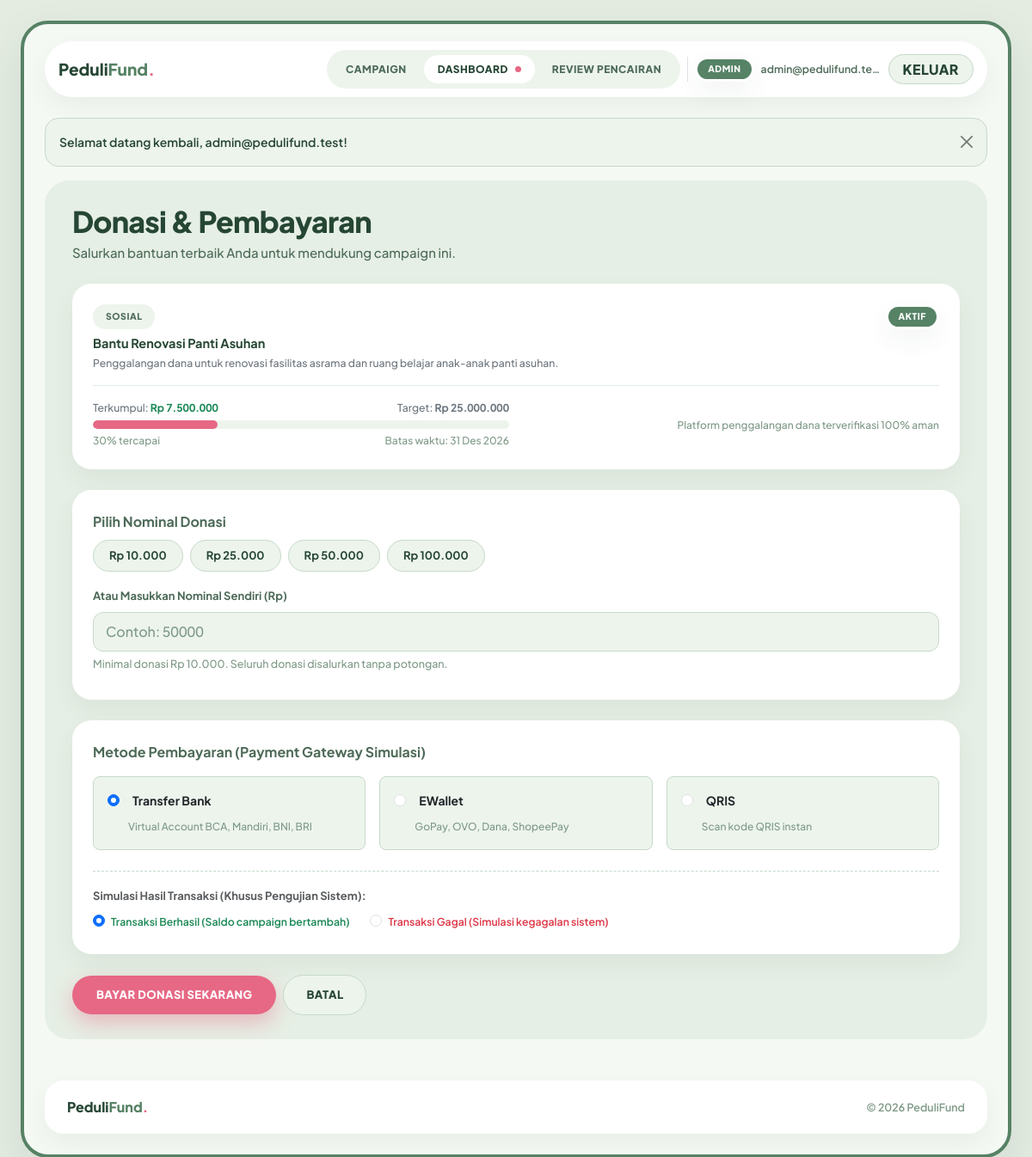
The app's page /donasi.php?id=1 (signed in) with its own data.
### tables this page shows
CREATE TABLE IF NOT EXISTS campaign (
    id_campaign INT AUTO_INCREMENT PRIMARY KEY,
    id_fundraiser INT NOT NULL,
    judul VARCHAR(255) NOT NULL,
    jenis VARCHAR(100) NOT NULL,
    target_dana DECIMAL(15,2) NOT NULL,
    dana_terkumpul DECIMAL(15,2) DEFAULT 0.00,
    deadline DATE NOT NULL,
    dokumen_campaign VARCHAR(255) NOT NULL,
    status_campaign ENUM('Pending', 'Aktif', 'Ditolak', 'Selesai') DEFAULT 'Pending',
    deskripsi TEXT NOT NULL,
    gambar_campaign VARCHAR(255) NULL,
    CONSTRAINT fk_campaign_pengguna
        FOREIGN KEY (id_fundraiser) REFERENCES pengguna (id_user)
        ON DELETE CASCADE ON UPDATE CASCADE
);

### app/controllers/DonationController.php (called while the page is built, shortened)
<?php
class DonationController
{
    private CampaignEntity $campaignEntity;
    public function __construct(DonasiEntity $donasiEntity, CampaignEntity $campaignEntity)
    {
        $this->campaignEntity = $campaignEntity;
    }
    public function tampilkanFormDonasi(): void
    {
        $idCampaign = (int) ($_GET['id'] ?? $_GET['id_campaign'] ?? 0);
        $campaign = $this->campaignEntity->ambilCampaignAktifById($idCampaign);
        $old = $_SESSION['old'] ?? [];
        $daftarMetode = DonasiEntity::DAFTAR_METODE;
        $nominalCepat = [10000, 25000, 50000, 100000];
        require __DIR__ . '/../../views/form_donasi.php';
    }
}

### donasi.php (called while the page is built, shortened)
<?php
require_once 'app/bootstrap.php';
$controller = new DonationController(new DonasiEntity($pdo), new CampaignEntity($pdo));
$controller->tampilkanFormDonasi();

### app/models/CampaignEntity.php (called while the page is built, shortened)
<?php
class CampaignEntity
{
    private PDO $pdo;
    public function __construct(PDO $pdo)
    {
        $this->pdo = $pdo;
    }
    public function ambilCampaignAktifById(int $idCampaign): ?array
    {
        $pernyataan = $this->pdo->prepare(
            "SELECT * FROM campaign WHERE id_campaign = :id_campaign AND status_campaign = 'Aktif'"
        );
        $pernyataan->execute([':id_campaign' => $idCampaign]);
        $campaign = $pernyataan->fetch();
        return $campaign !== false ? $campaign : null;
    }
}

### app/helpers/fungsi.php (called while the page is built, shortened)
<?php
function e($teks): string
{
    return htmlspecialchars((string) $teks, ENT_QUOTES, 'UTF-8');
}
function formatRupiah($angka): string
{
    return 'Rp ' . number_format((float) $angka, 0, ',', '.');
}
function formatTanggal($tanggal): string
{
    $waktu = strtotime((string) $tanggal);
    $daftarBulan = [
        1 => 'Jan', 2 => 'Feb', 3 => 'Mar', 4 => 'Apr',
        5 => 'Mei', 6 => 'Jun', 7 => 'Jul', 8 => 'Agu',
        9 => 'Sep', 10 => 'Okt', 11 => 'Nov', 12 => 'Des'
    ];
    $hari = date('j', $waktu);
    $bulan = $daftarBulan[(int) date('n', $waktu)] ?? date('M', $waktu);
    $tahun = date('Y', $waktu);
    return $hari . ' ' . $bulan . ' ' . $tahun;
}
function hitungPersen($terkumpul, $target): int
{
    $target = (float) $target;
    $persen = (int) round(((float) $terkumpul / $target) * 100);
    return (int) min(100, max(0, $persen));
}
function kelasBadgeStatus($status): string
{
    $kelas = [
        'Pending'       => 'pf-badge--pending',
        'Menunggu'      => 'pf-badge--pending',
        'Aktif'         => 'pf-badge--aktif',
        'Disetujui'     => 'pf-badge--aktif',
        'Dicairkan'     => 'pf-badge--aktif',
        'Valid'         => 'pf-badge--aktif',
        'Ditolak'       => 'pf-badge--ditolak',
        'Dibekukan'     => 'pf-badge--ditolak',
        'Selesai'       => 'pf-badge--selesai',
        'Terverifikasi' => 'pf-badge--selesai',
    ];
    return $kelas[$status] ?? 'pf-badge--netral';
}

### views/form_donasi.php (the view, shortened to what this page needs)
<?php
require __DIR__ . '/layout/header.php';
$persen = hitungPersen($campaign['dana_terkumpul'], $campaign['target_dana']);
$nilaiLama = static function (string $nama) use ($old): string {
    return (string) ($old[$nama] ?? '');
};
?>
<section class="bagian-halaman">
    <div class="pf-tray">
        <div class="mb-4">
            <h1 class="pf-h1">Donasi &amp; Pembayaran</h1>
            <p class="pf-subjudul mb-0 mt-1">Salurkan bantuan terbaik Anda untuk mendukung campaign ini.</p>
        </div>
        <div class="pf-card p-4 mb-4">
            <div class="d-flex flex-wrap justify-content-between align-items-start gap-2 mb-2">
                <div>
                    <span class="pf-badge pf-badge--netral mb-2">
                        <span class="pf-badge-pil"><?= e($campaign['jenis']) ?></span>
                    </span>
                    <h2 class="h4 pf-teks-judul fw-bold mb-1"><?= e($campaign['judul']) ?></h2>
                    <p class="text-secondary small mb-0"><?= e($campaign['deskripsi']) ?></p>
                </div>
                <div>
                    <span class="pf-badge <?= e(kelasBadgeStatus($campaign['status_campaign'])) ?>">
                        <span class="pf-badge-pil"><?= e($campaign['status_campaign']) ?></span>
                    </span>
                </div>
            </div>
            <hr style="border-color: var(--green-light); opacity: 0.5;">
            <div class="row g-3 align-items-center">
                <div class="col-md-6">
                    <div class="d-flex justify-content-between small text-secondary mb-1">
                        <span>Terkumpul: <strong class="pf-angka text-success"><?= e(formatRupiah($campaign['dana_terkumpul'])) ?></strong></span>
                        <span>Target: <strong class="pf-angka"><?= e(formatRupiah($campaign['target_dana'])) ?></strong></span>
                    </div>
                    <div class="progress" role="progressbar" aria-label="Progress dana terkumpul" aria-valuenow="<?= e((string) $persen) ?>" aria-valuemin="0" aria-valuemax="100">
                        <div class="progress-bar" style="width: <?= e((string) $persen) ?>%;"></div>
                    </div>
                    <div class="d-flex justify-content-between small pf-teks-bantu mt-1">
                        <span><?= e((string) $persen) ?>% tercapai</span>
                        <span>Batas waktu: <?= e(formatTanggal($campaign['deadline'])) ?></span>
                    </div>
                </div>
                <div class="col-md-6 text-md-end">
                    <span class="pf-teks-bantu">Platform penggalangan dana terverifikasi 100% aman</span>
                </div>
            </div>
        </div>
        <form action="<?= e(BASE_URL) ?>/proses_donasi.php" method="post">
            <div class="pf-card p-4 mb-4">
                <label class="form-label fs-6 fw-bold mb-2">Pilih Nominal Donasi</label>
                <div class="d-flex flex-wrap gap-2 mb-3">
                    <?php foreach ($nominalCepat as $nominalPilihan): ?>
                        <button type="button"
                                class="btn pf-tombol-nominal"
                                data-nominal="<?= e((string) $nominalPilihan) ?>"
                                style="background-color: var(--green-pale); border: 1.5px solid var(--green-light); border-radius: var(--radius-pill); color: var(--green-deep); font-weight: 700; padding: 8px 18px; font-size: 13px;">
                            <?= e(formatRupiah($nominalPilihan)) ?>
                        </button>
                    <?php endforeach; ?>
                </div>
                <div class="mb-2">
                    <label class="form-label" for="nominal">Atau Masukkan Nominal Sendiri (Rp)</label>
                    <input class="form-control pf-angka"
                           type="number"
                           id="nominal"
                           name="nominal"
                           min="10000"
                           step="1000"
                           placeholder="Contoh: 50000"
                           required
                           value="<?= e($nilaiLama('nominal')) ?>">
                    <div class="form-text">Minimal donasi Rp 10.000. Seluruh donasi disalurkan tanpa potongan.</div>
                </div>
            </div>
            <div class="pf-card p-4 mb-4">
                <label class="form-label fs-6 fw-bold mb-3">Metode Pembayaran (Payment Gateway Simulasi)</label>
                <div class="row g-3">
                    <?php foreach ($daftarMetode as $index => $metode): ?>
                        <div class="col-md-4">
                            <label class="d-block h-100 p-3 rounded-3"
                                   style="background-color: var(--green-pale); border: 1.5px solid var(--green-light); cursor: pointer;">
                                <div class="form-check m-0">
                                    <input class="form-check-input"
                                           type="radio"
                                           name="metode_pembayaran"
                                           id="metode_<?= e((string) $index) ?>"
                                           value="<?= e($metode) ?>"
                                           <?= ($nilaiLama('metode_pembayaran') === $metode || ($nilaiLama('metode_pembayaran') === '' && $index === 0)) ? 'checked' : '' ?>
                                           required>
                                    <label class="form-check-label fw-bold text-dark ms-2" for="metode_<?= e((string) $index) ?>">
                                        <?= e($metode) ?>
                                    </label>
                                </div>
                                <div class="small pf-teks-bantu mt-2 ms-4">
                                    <?php if ($metode === 'Transfer Bank'): ?>
                                        Virtual Account BCA, Mandiri, BNI, BRI
                                    <?php elseif ($metode === 'EWallet'): ?>
                                        GoPay, OVO, Dana, ShopeePay
                                    <?php else: ?>
                                        Scan kode QRIS instan
                                    <?php endif; ?>
                                </div>
                            </label>
                        </div>
                    <?php endforeach; ?>
                </div>
                <div class="mt-4 pt-3" style="border-top: 1px dashed var(--green-light);">
                    <label class="form-label small fw-bold text-muted mb-2">Simulasi Hasil Transaksi (Khusus Pengujian Sistem):</label>
                    <div class="d-flex gap-4">
                        <div class="form-check">
                            <input class="form-check-input" type="radio" name="simulasi_hasil" id="sim_berhasil" value="Berhasil" <?= $nilaiLama('simulasi_hasil') !== 'Gagal' ? 'checked' : '' ?>>
                            <label class="form-check-label small fw-semibold text-success" for="sim_berhasil">
                                Transaksi Berhasil (Saldo campaign bertambah)
                            </label>
                        </div>
                        <div class="form-check">
                            <input class="form-check-input" type="radio" name="simulasi_hasil" id="sim_gagal" value="Gagal" <?= $nilaiLama('simulasi_hasil') === 'Gagal' ? 'checked' : '' ?>>
                            <label class="form-check-label small fw-semibold text-danger" for="sim_gagal">
                                Transaksi Gagal (Simulasi kegagalan sistem)
                            </label>
                        </div>
                    </div>
                </div>
            </div>
            <div class="d-flex flex-wrap gap-2 align-items-center">
                <button class="btn-pf-cta" type="submit">Bayar Donasi Sekarang</button>
                <a class="btn-pf-outline" href="<?= e(BASE_URL) ?>/dashboard_fundraiser.php">Batal</a>
            </div>
        </form>
    </div>
</section>
<?php require __DIR__ . '/layout/footer.php'; ?>

### assets/css/pedulifund-theme.css (style rules this page uses)
:root { --bg-outer: #E4ECE2; --bg-canvas: #F5F9F4; --bg-tray: #E6EFE5; --surface-white: #FFFFFF; --green-deep: #264634; --green-primary: #568265; --green-mid: #739B80; --green-light: #C5D9C8; --green-pale: #EDF4EC; --pink-primary: #E66884; --pink-hover: #D2526E; --pink-soft: #FADCE3; --pink-blush: #FFF0F3; --status-pending-bg: #FDECC8; --status-pending-fg: #8A5A2B; --status-pending-dot: #E58E3A; --text-main: #264634; --text-body: #4D6A58; --text-muted: #7E9987; --radius-window: 32px; --radius-tray: 28px; --radius-card: 22px; --radius-input: 12px; --radius-pill: 999px; --shadow-card: 0 12px 28px rgba(38, 70, 52, 0.06); --shadow-pink: 0 8px 20px rgba(230, 104, 132, 0.32); --shadow-pink-cta: 0 10px 25px rgba(230, 104, 132, 0.4); --shadow-window: 0 20px 50px rgba(38, 70, 52, 0.10); }
body { font-family: 'Plus Jakarta Sans', sans-serif; background-color: var(--bg-outer); color: var(--text-main); font-size: 14px; font-weight: 500; line-height: 1.6; margin: 0; padding: 0; }
.pf-h1 { font-size: clamp(28px, 4vw, 34px); font-weight: 800; color: var(--green-deep); line-height: 1.2; letter-spacing: -0.8px; margin: 0; }
.pf-subjudul { font-size: 15px; color: var(--text-body); margin: 0; }
.pf-tray { background-color: var(--bg-tray); border-radius: var(--radius-tray); padding: 28px 32px; margin-bottom: 28px; }
.pf-card { background-color: var(--surface-white); border-radius: var(--radius-card); box-shadow: var(--shadow-card); border: none; }
.bagian-halaman { margin-bottom: 1.5rem; }
.btn-pf-cta { background-color: var(--pink-primary); color: #FFFFFF; font-weight: 800; text-decoration: none; border-radius: var(--radius-pill); padding: 12px 28px; border: none; box-shadow: var(--shadow-pink-cta); transition: background-color 0.2s ease, transform 0.2s ease; display: inline-flex; align-items: center; gap: 12px; cursor: pointer; font-size: 13px; text-transform: uppercase; letter-spacing: 0.03em; }
.btn-pf-outline { background-color: var(--green-pale); color: var(--green-deep); font-weight: 800; text-decoration: none; border: 1.5px solid var(--green-light); border-radius: var(--radius-pill); padding: 12px 26px; transition: border-color 0.2s ease; display: inline-flex; align-items: center; gap: 10px; cursor: pointer; font-size: 13px; text-transform: uppercase; letter-spacing: 0.03em; }
.pf-badge { display: inline-flex; align-items: center; gap: 6px; padding: 3px; border-radius: var(--radius-pill); font-size: 10.5px; font-weight: 800; letter-spacing: 0.05em; text-transform: uppercase; white-space: nowrap; }
.pf-badge-pil { display: inline-block; padding: 3px 12px; border-radius: var(--radius-pill); }
.pf-badge--aktif { background-color: var(--surface-white); box-shadow: var(--shadow-card); }
.pf-badge--aktif .pf-badge-pil { background-color: var(--green-primary); color: #FFFFFF; }
.pf-badge--netral { background-color: var(--green-pale); color: var(--text-body); }
.progress { height: 10px; background-color: var(--green-pale); border-radius: var(--radius-pill); }
.progress .progress-bar { background-color: var(--pink-primary); border-radius: var(--radius-pill); }
.form-label { font-size: 13px; font-weight: 700; color: var(--text-body); }
.form-control, .form-select { background-color: var(--green-pale); border: 1.5px solid var(--green-light); border-radius: var(--radius-input); color: var(--green-deep); font-weight: 600; padding: 10px 14px; }
.form-control::placeholder { color: var(--text-muted); font-weight: 500; }
.form-text { font-size: 12.5px; color: var(--text-muted); }
.pf-teks-judul { color: var(--green-deep); font-size: 14.5px; }
.pf-angka { font-variant-numeric: tabular-nums; }
.pf-teks-bantu { color: var(--text-muted); font-size: 12px; }

### records on screen
campaign: jenis "SOSIAL", judul "Bantu Renovasi Panti Asuhan", deskripsi "Penggalangan dana untuk renovasi fasilitas asrama dan ruang belajar anak-anak panti asuhan.", status_campaign "AKTIF", dana_terkumpul "Rp 7.500.000", target_dana "Rp 25.000.000", persen "30", deadline "31 Des 2026"

### other values on screen
peranPenggunaAktif() "ADMIN"
penggunaAktif()['email'] "admin@pedulifund.test"
$pesan['teks'] "Selamat datang kembali, admin@pedulifund.test!"
formatRupiah($nominalPilihan) "Rp 10.000"
formatRupiah($nominalPilihan) "Rp 25.000"
formatRupiah($nominalPilihan) "Rp 50.000"
formatRupiah($nominalPilihan) "Rp 100.000"
$metode "Transfer Bank"
$metode "EWallet"
$metode "QRIS"
